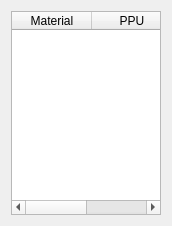
<?xml version="1.0" encoding="UTF-8"?>
<ui version="4.0">
 <class>materialWidget</class>
 <widget class="QWidget" name="materialWidget">
  <property name="geometry">
   <rect>
    <x>0</x>
    <y>0</y>
    <width>172</width>
    <height>226</height>
   </rect>
  </property>
  <property name="windowTitle">
   <string>Form</string>
  </property>
  <layout class="QVBoxLayout" name="verticalLayout">
   <item>
    <widget class="QTableWidget" name="materialTable">
     <property name="sizePolicy">
      <sizepolicy hsizetype="Preferred" vsizetype="Preferred">
       <horstretch>0</horstretch>
       <verstretch>0</verstretch>
      </sizepolicy>
     </property>
     <property name="maximumSize">
      <size>
       <width>400</width>
       <height>400</height>
      </size>
     </property>
     <attribute name="horizontalHeaderCascadingSectionResizes">
      <bool>true</bool>
     </attribute>
     <attribute name="horizontalHeaderDefaultSectionSize">
      <number>80</number>
     </attribute>
     <attribute name="horizontalHeaderStretchLastSection">
      <bool>true</bool>
     </attribute>
     <column>
      <property name="text">
       <string>Material</string>
      </property>
     </column>
     <column>
      <property name="text">
       <string>PPU</string>
      </property>
     </column>
    </widget>
   </item>
  </layout>
 </widget>
 <resources/>
 <connections/>
</ui>
